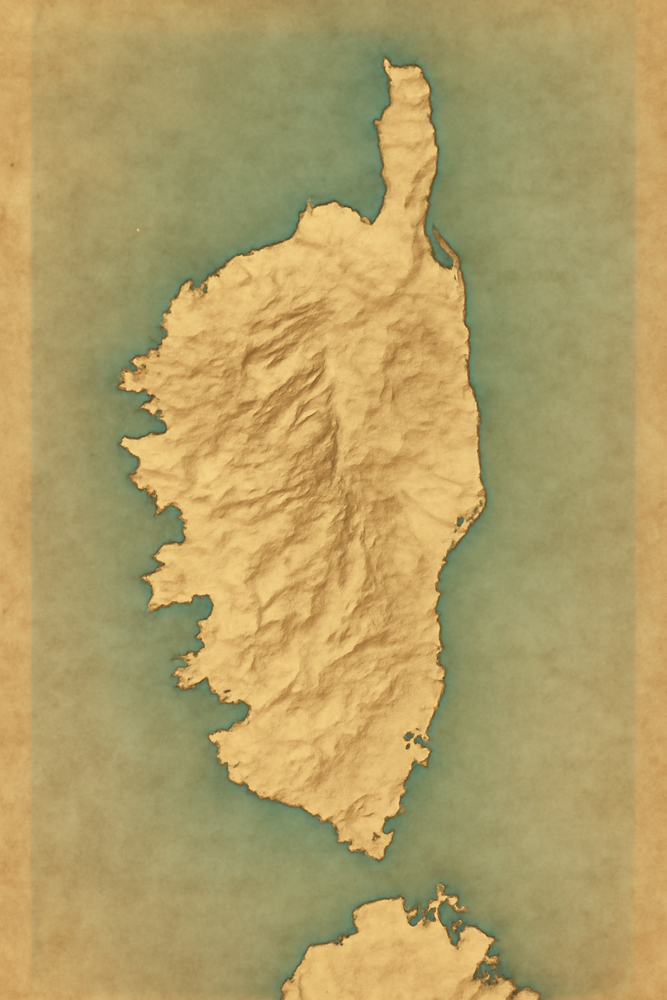
#> input picture frontend/assets/images/corsica-map-north.png, 667 x 1000 px, shrunk from 1024 x 1536 before the run, found by its file name
$ python gen_corsica_masks.py
#> lines starting #> are read from the running program, lines starting #| are printed output that depends on the picture; after the words box and inside, x2 and y2 are one past the last pixel; in counts of white or black regions, pixels touching at a corner belong together
"""Generate land masks for the new Corsica North/South maps."""
from PIL import Image
import numpy as np

def gen_mask(image_path: str, threshold: int = 30, sample_threshold: float = 0.55):
#> called with threshold = 30, sample_threshold = 0.55
    img = Image.open(image_path).convert('RGB')
#> img is the input picture: PIL image 667x1000 RGB; mean R, G, B 177.7, 158.6, 102.4
    arr = np.array(img)
    h, w = arr.shape[:2]
#> h = 1000; w = 667
    r = arr[:,:,0].astype(float)
    b = arr[:,:,2].astype(float)
    diff = r - b
    print(f"[{image_path}] R-B diff: min={diff.min():.0f} max={diff.max():.0f} mean={diff.mean():.0f}")
#| [/app/frontend/assets/images/corsica-map-north.png] R-B diff: min=-26 max=122 mean=75
    land_mask = diff > threshold
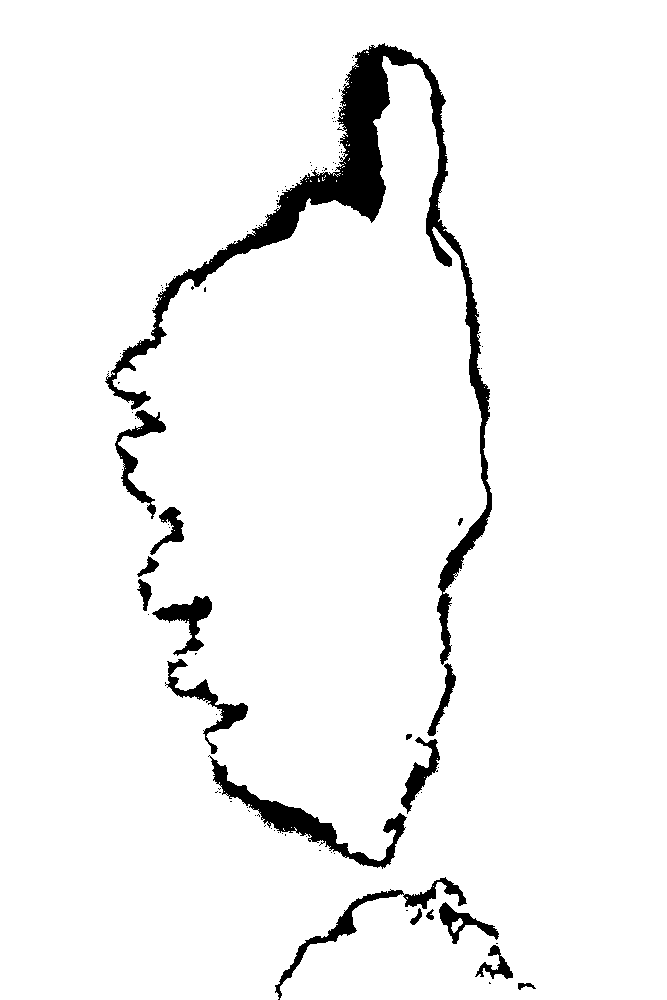
#> land_mask: shape (1000, 667) bool; 95.2% white; 113 black regions (95 under 20 px), largest, box (x1, y1, x2, y2) and area: (105, 43, 492, 665) 18096, (208, 755, 407, 869) 3566, (275, 877, 467, 1000) 1981

    GRID = 50
    grid = np.zeros((GRID, GRID), dtype=int)
    for gy in range(GRID):
        for gx in range(GRID):
            y1 = int(gy * h / GRID)
            y2 = int((gy + 1) * h / GRID)
            x1 = int(gx * w / GRID)
            x2 = int((gx + 1) * w / GRID)
            pct = land_mask[y1:y2, x1:x2].mean()
            grid[gy, gx] = 1 if pct > sample_threshold else 0
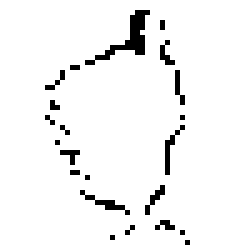
#> grid: shape (50, 50) int64 (shown 5 times larger); values 0 (black) and 1 (white), 95.2% white; black in thin lines or dots, all inside (x1, y1, x2, y2) = (9, 2, 38, 49)
    return grid

def print_mask(grid, label):
#> called with label = 'CORSICA NORTH'
    print(f"\n=== {label} ===")
    for gy in range(50):
        row = ""
        for gx in range(50):
            row += "█" if grid[gy, gx] else "·"
        print(f"{row}  y={gy/50:.2f}")

def export_ts(grid, varname):
#> called with varname = 'CORSICA_NORTH_MASK'
    print(f"\n// === {varname} ===")
    print(f"const {varname}: string[] = [")
    for gy in range(50):
        row = ""
        for gx in range(50):
            row += "1" if grid[gy, gx] else "0"
        print(f'  "{row}",')
    print("];")

print("\n############# CORSICA NORTH #############")
mask_north = gen_mask("/app/frontend/assets/images/corsica-map-north.png")
print_mask(mask_north, "CORSICA NORTH")
export_ts(mask_north, "CORSICA_NORTH_MASK")

print("\n############# CORSICA SOUTH #############")
mask_south = gen_mask("/app/frontend/assets/images/corsica-map-south.png")
#> call 2 of gen_mask, with threshold = 30, sample_threshold = 0.55
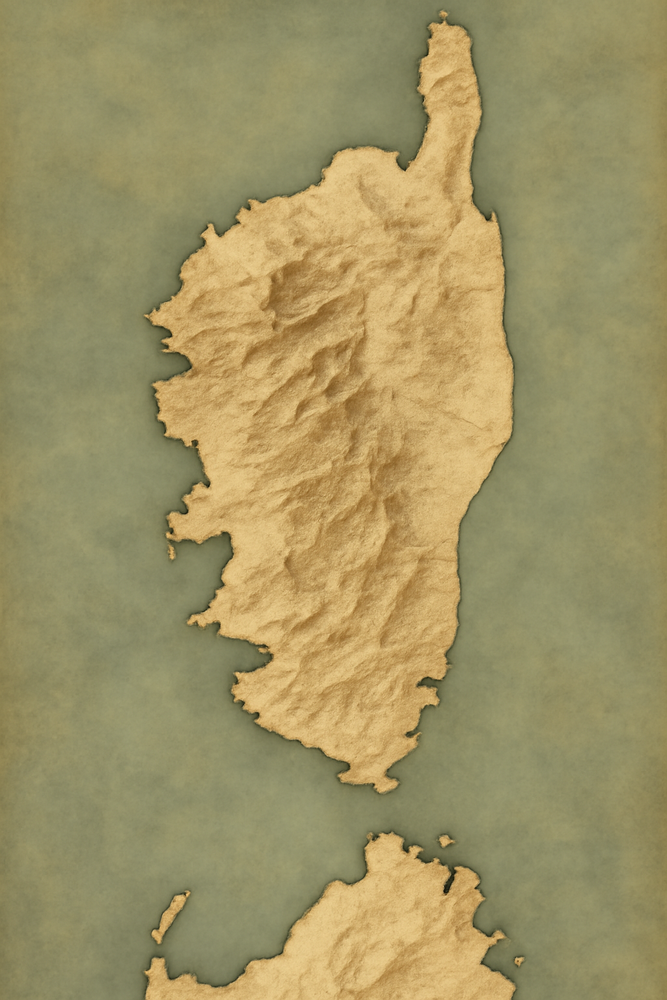
#> input picture frontend/assets/images/corsica-map-south.png, 667 x 1000 px, shrunk from 1024 x 1536 before the run, found by its file name
#> in gen_mask, img is the input picture: PIL image 667x1000 RGB; mean R, G, B 159.8, 148.1, 100.9
#> in gen_mask (call 2), `r = arr[:,:,0].astype(float)`:
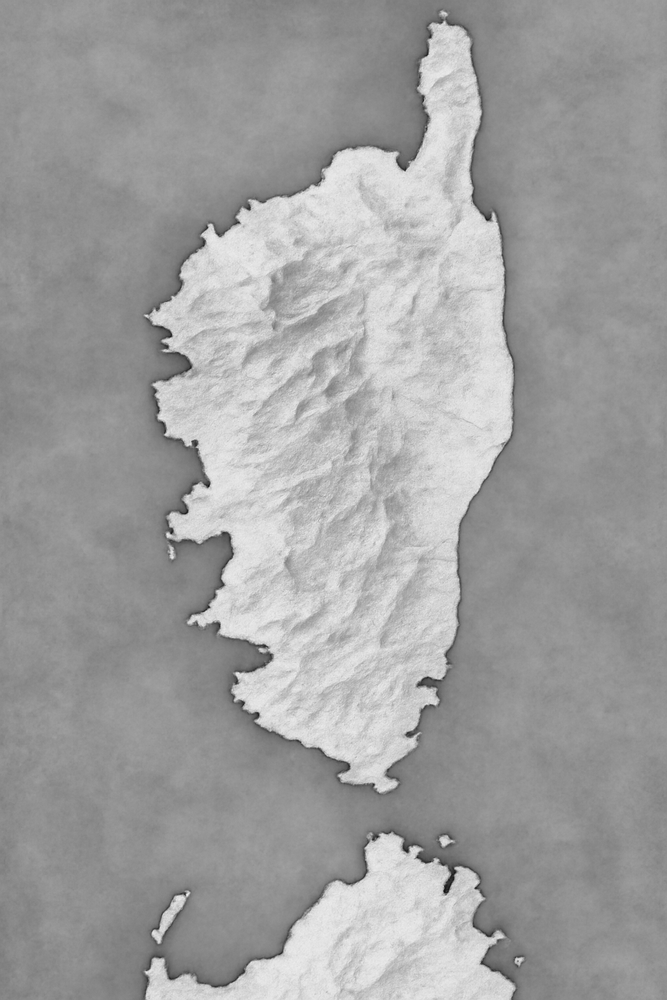
#> r: shape (1000, 667) float64; min 11, max 240, mean 159.8
#> in gen_mask (call 2), `b = arr[:,:,2].astype(float)`:
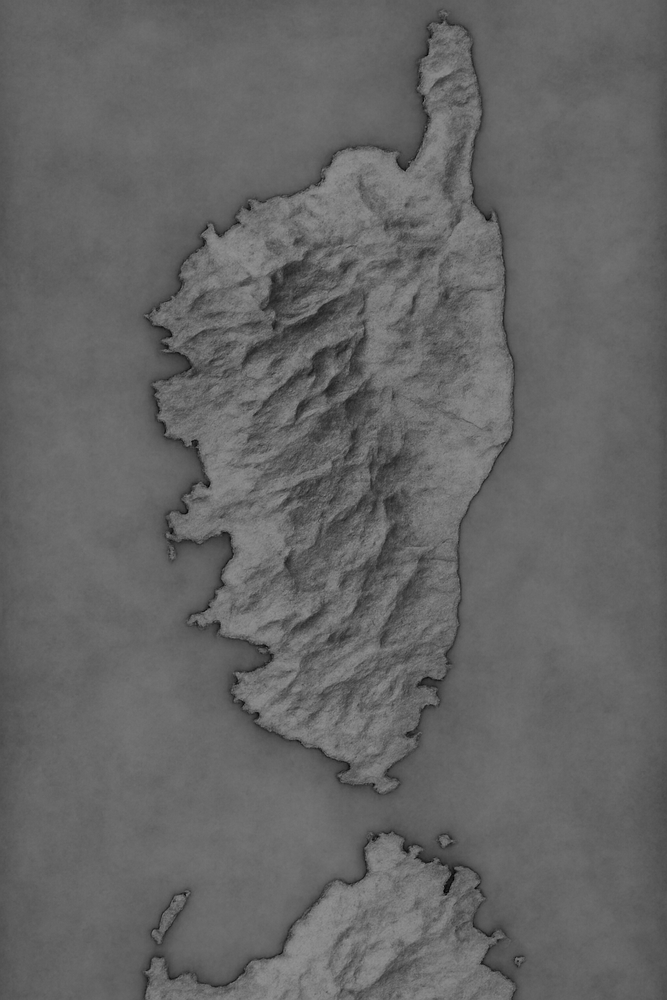
#> b: shape (1000, 667) float64; min 0, max 145, mean 100.9
#> in gen_mask (call 2), `diff = r - b`:
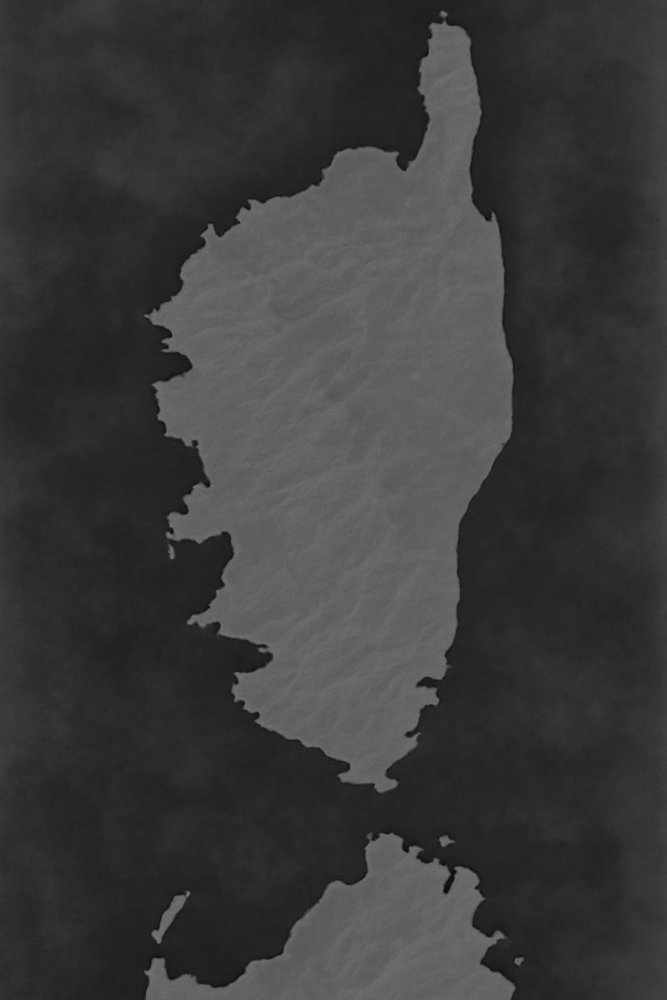
#> diff: shape (1000, 667) float64; min 8, max 123, mean 58.9
#> in gen_mask (call 2), `land_mask = diff > threshold`:
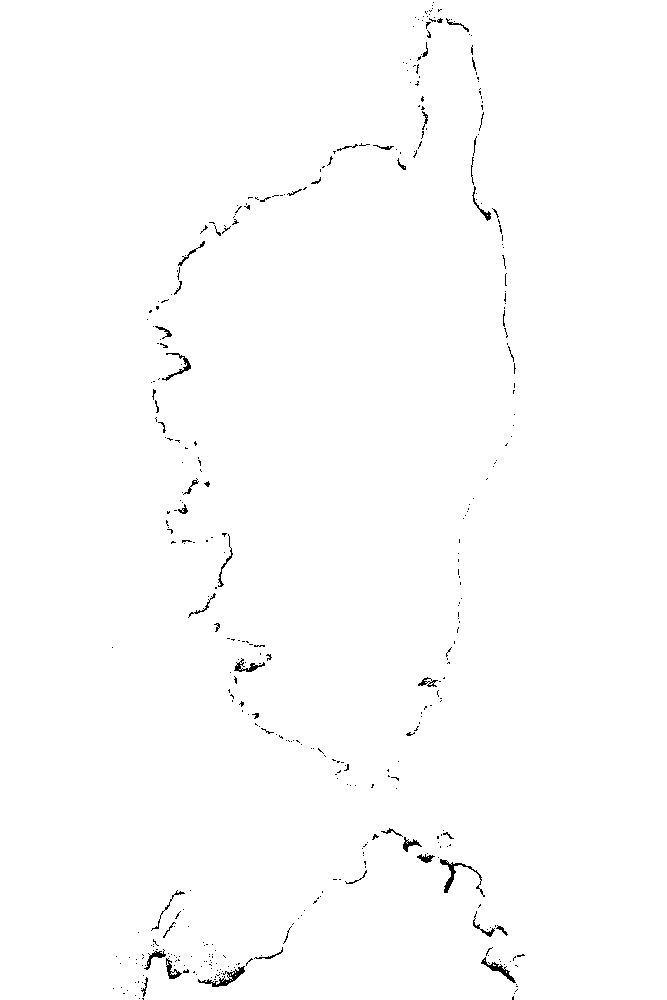
#> land_mask: shape (1000, 667) bool; 99.3% white; black in thin lines or dots, all inside (x1, y1, x2, y2) = (112, 2, 525, 1000)
#> after the loop in gen_mask (call 2), `for gy in range(GRID):`: grid: shape (50, 50) int64; every value is 1
print_mask(mask_south, "CORSICA SOUTH")
export_ts(mask_south, "CORSICA_SOUTH_MASK")
